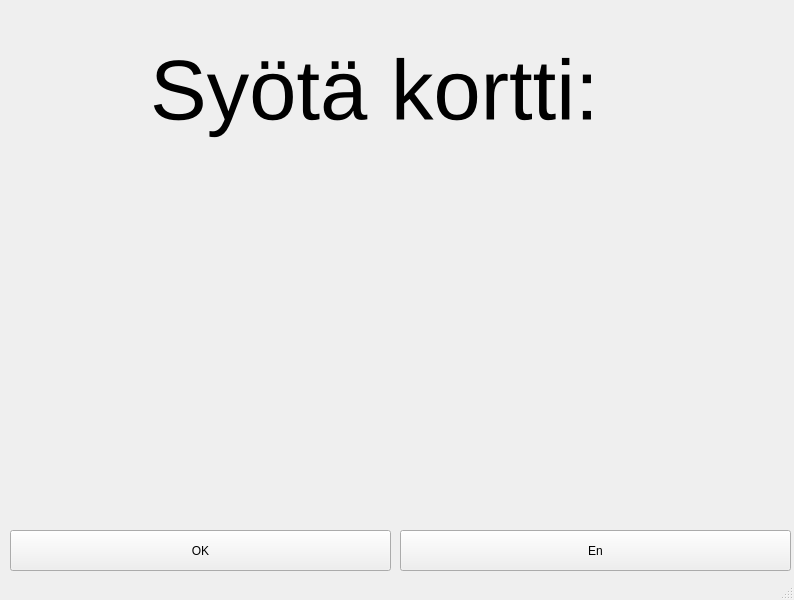
<?xml version="1.0" encoding="UTF-8"?>
<ui version="4.0">
 <class>MainWindow</class>
 <widget class="QMainWindow" name="MainWindow">
  <property name="geometry">
   <rect>
    <x>0</x>
    <y>0</y>
    <width>794</width>
    <height>600</height>
   </rect>
  </property>
  <property name="minimumSize">
   <size>
    <width>794</width>
    <height>600</height>
   </size>
  </property>
  <property name="maximumSize">
   <size>
    <width>794</width>
    <height>600</height>
   </size>
  </property>
  <property name="windowTitle">
   <string>Bank System</string>
  </property>
  <widget class="QWidget" name="centralwidget">
   <widget class="QPushButton" name="pushButton">
    <property name="geometry">
     <rect>
      <x>10</x>
      <y>530</y>
      <width>381</width>
      <height>41</height>
     </rect>
    </property>
    <property name="text">
     <string>OK</string>
    </property>
   </widget>
   <widget class="QPushButton" name="pushButton_2">
    <property name="geometry">
     <rect>
      <x>400</x>
      <y>530</y>
      <width>391</width>
      <height>41</height>
     </rect>
    </property>
    <property name="text">
     <string>En</string>
    </property>
   </widget>
   <widget class="QLabel" name="label">
    <property name="geometry">
     <rect>
      <x>150</x>
      <y>0</y>
      <width>491</width>
      <height>181</height>
     </rect>
    </property>
    <property name="font">
     <font>
      <pointsize>64</pointsize>
     </font>
    </property>
    <property name="text">
     <string>Syötä kortti:</string>
    </property>
   </widget>
  </widget>
  <widget class="QStatusBar" name="statusbar"/>
 </widget>
 <resources/>
 <connections/>
</ui>
